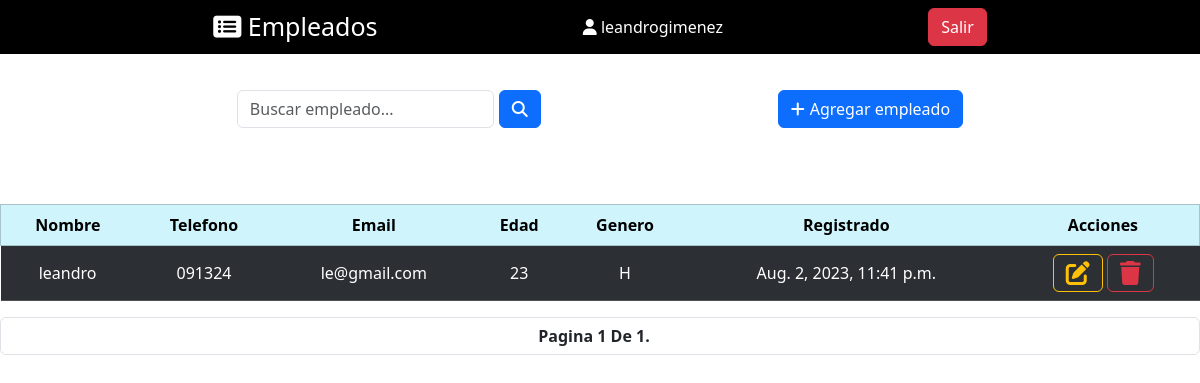
The app's page / (signed in), older data.
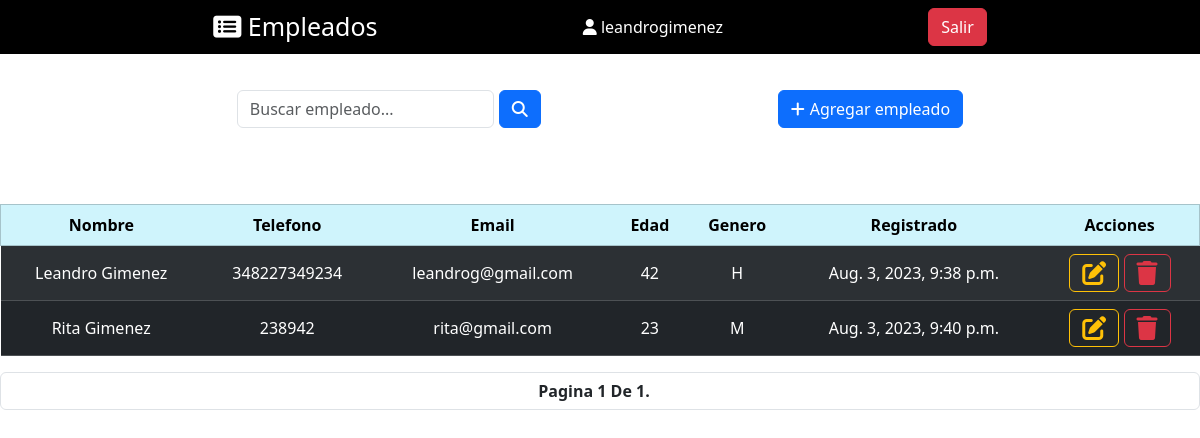
The same page, newer data.
### empleados/models.py (models this page shows, shortened)
class Empleado(models.Model):
    HOMBRE = 'H'
    MUJER = 'M'
    GENERO = [
        (HOMBRE, 'Hombre'),
        (MUJER, 'Mujer'),
    ]
    nombre_completo = models.CharField(max_length=255)
    telefono = models.CharField(max_length=25, blank=True, null=True)
    email = models.EmailField()
    edad = models.PositiveIntegerField()
    genero = models.CharField(max_length=1, choices=GENERO)
    fecha_creacion = models.DateTimeField(auto_now_add=True)
    fecha_actualizacion = models.DateTimeField(auto_now=True)
    class Meta:
        verbose_name = 'Empleado'
        verbose_name_plural = 'Empleados'

### empleados/views.py (the view)
# urls.py: path('', EmpleadosListView.as_view(), name='lista-empleados'),
class EmpleadosListView(LoginRequiredMixin ,ListView):
    context_object_name = 'empleados'
    template_name = 'empleados/lista_empleados.html'
    paginate_by = 5
    def get_queryset(self):
        buscar_empleado = self.request.GET.get('q', '')
        lista = Empleado.objects.filter(nombre_completo__icontains=buscar_empleado)
        return lista

### empleados/templates/empleados/lista_empleados.html (shortened to what this page needs)
{% extends 'empleados/base.html' %}
{% load static %}
{% block style %} {% static 'empleados/base.css' %} {% endblock style %}
{% block content %}
    <nav class="nav justify-content-evenly" style="margin-top: 20px;">
        <form action="#" method="get" class="d-flex align-items-center">
            <input name="q" id='q' type="text" placeholder="Buscar empleado..." class="form-control">
            <button class="btn btn-primary" style="margin-left: 5px;"><i class="fa-solid fa-magnifying-glass"></i></button>
        </form>
        <a href="{% url 'crear-empleado' %}" class="btn btn-primary my-3"><i class="fa-solid fa-plus" style="margin-right: 5px;"></i>Agregar empleado</a>
    </nav>
    <div class="table-responsive" style="max-width: 1200px; margin: 40px auto 0 auto;">
        <table class="table table-striped table-dark" style="margin-top: 20px;">
            <thead class="table-info border-1">
                <tr class="text-center">
                <th scope="col">Nombre</th>
                <th scope="col">Telefono</th>
                <th scope="col">Email</th>
                <th scope="col">Edad</th>
                <th scope="col">Genero</th>
                <th scope="col">Registrado</th>
                <th scope="col">Acciones</th>
                </tr>
            </thead>
            <tbody>
                {% for i in empleados %}
                <tr class="text-center">
                <td style="vertical-align: middle;">{{ i.nombre_completo }}</td>
                <td style="vertical-align: middle;">{{ i.telefono }}</td>
                <td style="vertical-align: middle;">{{ i.email }}</td>
                <td style="vertical-align: middle;">{{ i.edad }}</td>
                <td style="vertical-align: middle;">{{ i.genero }}</td>
                <td style="vertical-align: middle;">{{ i.fecha_creacion }}</td>
                <td style="vertical-align: middle;">
                    <a href="{% url 'actualizar-empleado' i.id %}" class="btn btn-outline-warning"><i class="fa-solid fa-pen-to-square fa-xl"></i></a>
                    <a href="{% url 'eliminar-empleado' i.id %}" class="btn btn-outline-danger"><i class="fa-solid fa-trash fa-xl"></i></a>
                </td>
                </tr>
                {% empty %}
                <p>Todavia no hay ningun empleado almacenado.</p>
                {% endfor %}
            </tbody>
        </table>
        <div class="pagination form-control" style="display: block; text-align: center;">
            <span class="step-links">
                <span class="current">
                    <span style="text-transform: capitalize; font-weight: bold; margin: 15px;">Pagina {{ page_obj.number }} de {{ page_obj.paginator.num_pages }}.</span>
                </span>
            </span>
        </div>
    </div>
{% endblock content %}

### empleados/templates/empleados/base.html (shortened to what this page needs)
<!DOCTYPE html>
<html lang="en">
<head>
    {% load static %}
    <link rel="stylesheet" href="{% block style %}{% endblock style %}"/>
    <link href="https://cdn.jsdelivr.net/npm/bootstrap@5.3.1/dist/css/bootstrap.min.css" rel="stylesheet">
</head>
<body>
    <nav class="nav justify-content-evenly align-items-center bg-black text-white p-2">
        <a class="m-0" href="{% url 'lista-empleados' %}" style="color: white; font-size: 25px; text-decoration: none;"><i class="fa-solid fa-rectangle-list"></i> Empleados</a>
    {% if user.is_authenticated %}
        <span class=""><i class="fa-solid fa-user"></i> {{ user.get_username }}</span>
        <a href="{% url 'logout' %}" class="btn btn-danger">Salir</a>
    {% else %}
        {% block ingresar %}{% endblock ingresar %}
    {% endif %}
    </nav>
    <div class="container-fluid" style="margin: 0; padding: 0;">
        {% block content %}{% endblock content %}
    </div>
</body>
</html>

### empleados/static/empleados/base.css (style rules this page uses)
* { margin: 0; padding: 0; box-sizing: border-box; }

Row changes from the older to the newer data that the page shows:
removed Empleado: nombre_completo "leandro", telefono "091324", email "le@gmail.com", edad "23", genero "H", fecha_creacion "Aug. 2, 2023, 11:41 p.m."
added Empleado: nombre_completo "Leandro Gimenez", telefono "348227349234", email "leandrog@gmail.com", edad "42", genero "H", fecha_creacion "Aug. 3, 2023, 9:38 p.m."
added Empleado: nombre_completo "Rita Gimenez", telefono "238942", email "rita@gmail.com", edad "23", genero "M", fecha_creacion "Aug. 3, 2023, 9:40 p.m."
